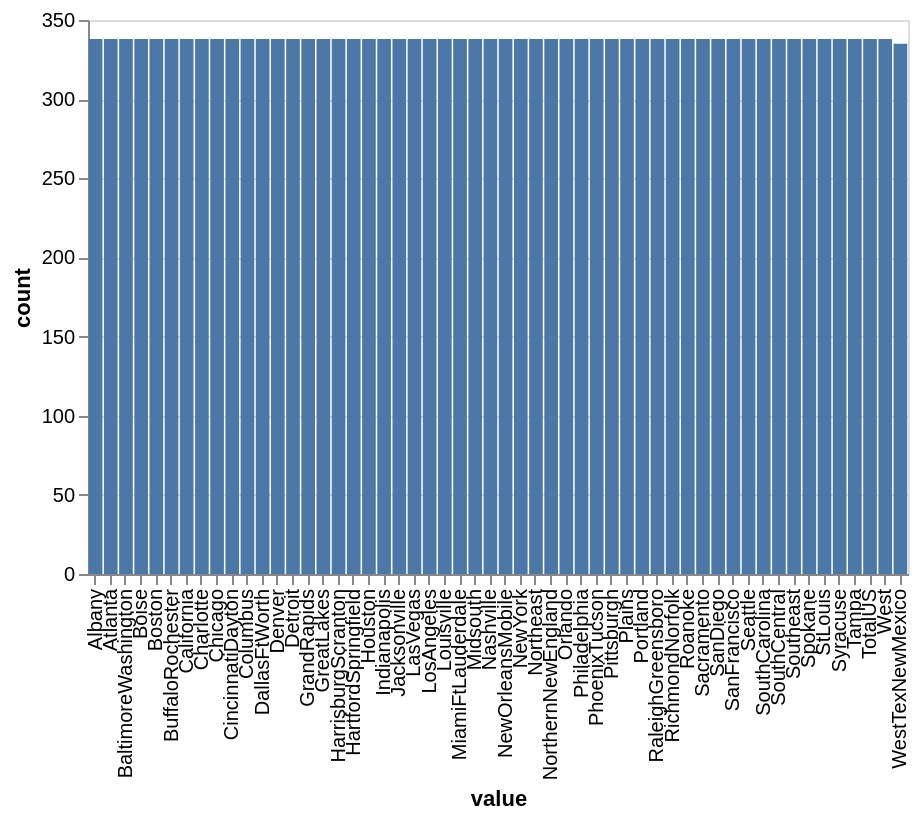

The specification (Vega-Lite) saved for this image:
### Vega-Lite specification from a JSON file in a GitHub repository (floating-point values rounded to 4 significant figures)
{"$schema": "https://vega.github.io/schema/vega-lite/v5.json", "autosize": "fit", "config": {"view": {"continuousHeight": 300, "continuousWidth": 400}}, "data": {"name": "data-7da9222bd52e04cf08be65d5a5141499"}, "datasets": {"data-7da9222bd52e04cf08be65d5a5141499": [{"count": 338, "value": "Albany"}, {"count": 338, "value": "Atlanta"}, {"count": 338, "value": "BaltimoreWashington"}, {"count": 338, "value": "Boise"}, {"count": 338, "value": "Boston"}, {"count": 338, "value": "BuffaloRochester"}, {"count": 338, "value": "California"}, {"count": 338, "value": "Charlotte"}, {"count": 338, "value": "Chicago"}, {"count": 338, "value": "CincinnatiDayton"}, {"count": 338, "value": "Columbus"}, {"count": 338, "value": "DallasFtWorth"}, {"count": 338, "value": "Denver"}, {"count": 338, "value": "Detroit"}, {"count": 338, "value": "GrandRapids"}, {"count": 338, "value": "GreatLakes"}, {"count": 338, "value": "HarrisburgScranton"}, {"count": 338, "value": "HartfordSpringfield"}, {"count": 338, "value": "Houston"}, {"count": 338, "value": "Indianapolis"}, {"count": 338, "value": "Jacksonville"}, {"count": 338, "value": "LasVegas"}, {"count": 338, "value": "LosAngeles"}, {"count": 338, "value": "Louisville"}, {"count": 338, "value": "MiamiFtLauderdale"}, {"count": 338, "value": "Midsouth"}, {"count": 338, "value": "Nashville"}, {"count": 338, "value": "NewOrleansMobile"}, {"count": 338, "value": "NewYork"}, {"count": 338, "value": "Northeast"}, {"count": 338, "value": "NorthernNewEngland"}, {"count": 338, "value": "Orlando"}, {"count": 338, "value": "Philadelphia"}, {"count": 338, "value": "PhoenixTucson"}, {"count": 338, "value": "Pittsburgh"}, {"count": 338, "value": "Plains"}, {"count": 338, "value": "Portland"}, {"count": 338, "value": "RaleighGreensboro"}, {"count": 338, "value": "RichmondNorfolk"}, {"count": 338, "value": "Roanoke"}, {"count": 338, "value": "Sacramento"}, {"count": 338, "value": "SanDiego"}, {"count": 338, "value": "SanFrancisco"}, {"count": 338, "value": "Seattle"}, {"count": 338, "value": "SouthCarolina"}, {"count": 338, "value": "SouthCentral"}, {"count": 338, "value": "Southeast"}, {"count": 338, "value": "Spokane"}, {"count": 338, "value": "StLouis"}, {"count": 338, "value": "Syracuse"}, {"count": 338, "value": "Tampa"}, {"count": 338, "value": "TotalUS"}, {"count": 338, "value": "West"}, {"count": 335, "value": "WestTexNewMexico"}]}, "encoding": {"tooltip": [{"field": "value", "type": "nominal"}, {"field": "count", "type": "quantitative"}], "x": {"field": "value", "type": "ordinal"}, "y": {"field": "count", "type": "quantitative"}}, "height": 400, "mark": "bar", "width": 450.0}
